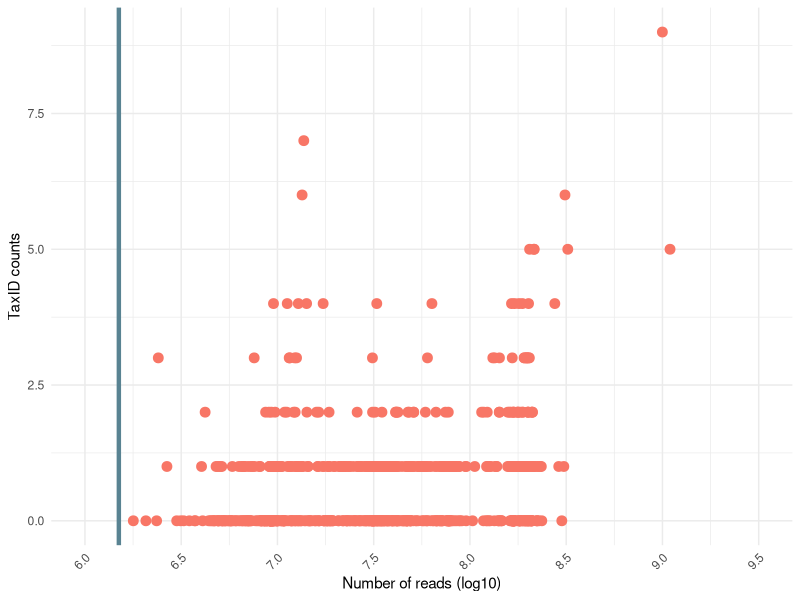
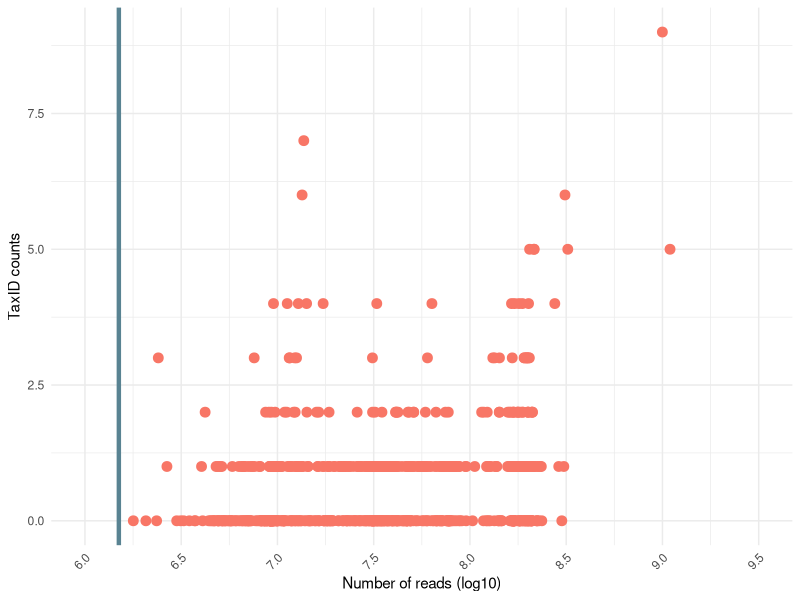

Source code (R) for these figures, in order:
## ---- chunk 1
library(ggplot2)
## ---- chunk 2
concat_track_table = read.csv("DATA/NHP_7jun2024_concatenated_tracktable.tsv", sep = "\t")
presence_absence_genus_table = read.csv("DATA/nhp_13jun2024_euk_presence_absence_genus_table_def.tsv", sep = "\t")
## ---- chunk 3
presence_absence_genus_table$Sum = rowSums(presence_absence_genus_table[, -1])

# Summary of taxID counts
summary(presence_absence_genus_table$Sum)

# Select the interest columns
track_table_fi = concat_track_table[, c(1, 4)]
conteos_fi = presence_absence_genus_table[, c("Sample", "Sum")]

# Summary of the number of reads
summary(concat_track_table$bowtie)

# Merge the final track_table with the Bowtie reading count together with the total sum of taxa found per sample
merge = merge(track_table_fi, conteos_fi, by = "Sample")
## ---- chunk 4
# Create the dot plot with ggplot2
ggplot(merge, aes(x = log10(merge$bowtie), y = merge$Sum)) +
  geom_point(color = "#F87666", size = 3) +
  labs(x = "Number of reads (log10)", y = "TaxID counts") +
  geom_vline(xintercept = log10(1500000), color = "#598392", size=1.5) +
  theme_minimal() +
  theme(plot.title = element_text(hjust = 0.5),
        axis.text.x = element_text(angle = 45, hjust = 1)) +
  scale_x_continuous(limits=c(6,9.5), breaks=seq(6, 9.5, 0.5))

ggsave("Graficas/Sequencing_depth.png")
